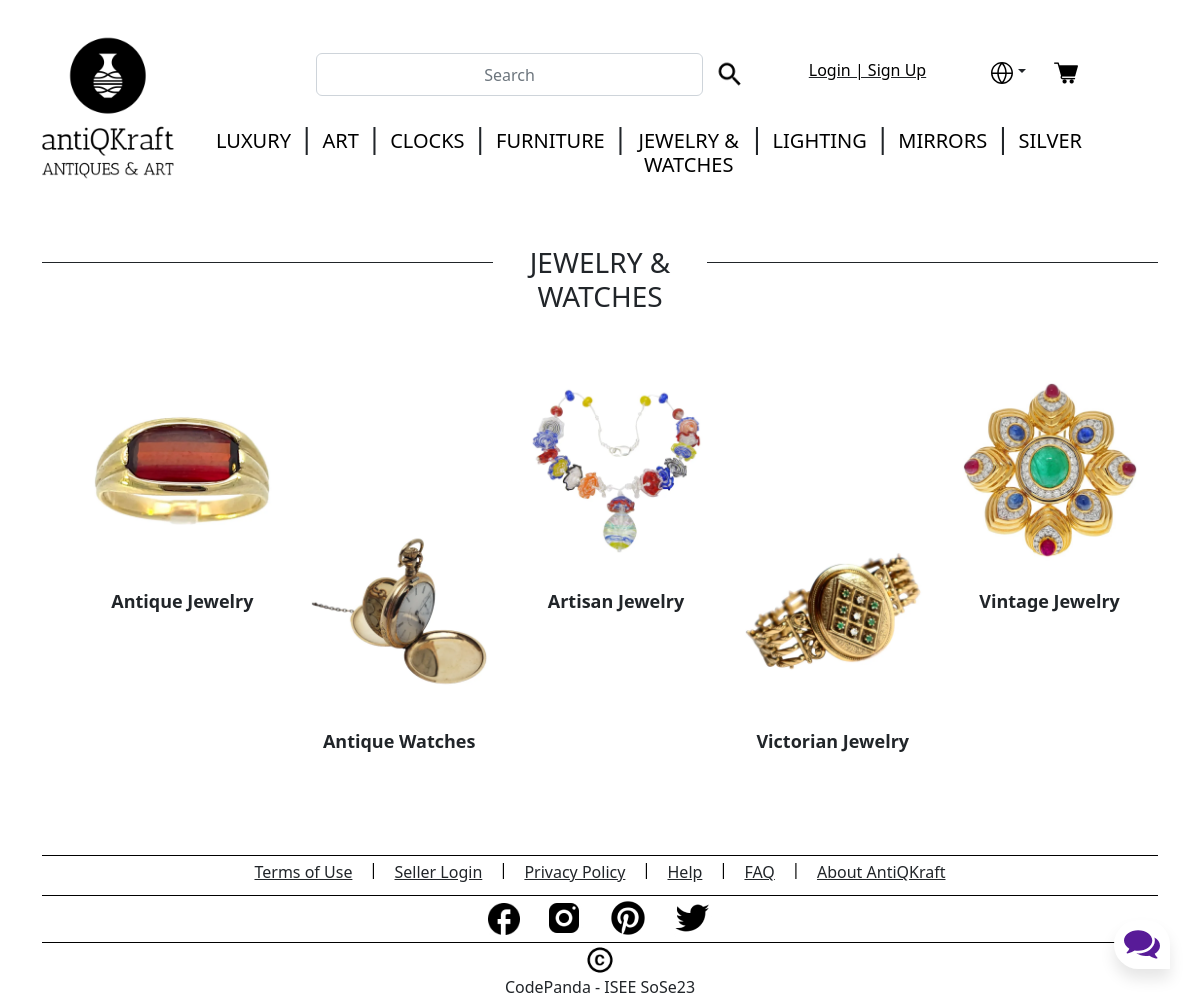
Page /category?categoryid=5 on the committed database.
### tables this page shows
CREATE TABLE "CATEGORY" (
	"category_id"	INTEGER NOT NULL UNIQUE,
	"category_name"	TEXT NOT NULL,
	"category_image_id"	TEXT,
	PRIMARY KEY("category_id" AUTOINCREMENT)
);

CREATE TABLE "SUB_CATEGORY" (
	"sub_serial_number"	INTEGER NOT NULL UNIQUE,
	"category_id"	INTEGER NOT NULL,
	"sub_category_name"	TEXT NOT NULL,
	"sub_category_image_id"	INTEGER NOT NULL,
	"sub_category_id"	INTEGER,
	FOREIGN KEY("category_id") REFERENCES "CATEGORY"("category_id"),
	PRIMARY KEY("sub_serial_number" AUTOINCREMENT)
);

### antikraft-app.py (the view)
@app.route("/category")
def getSpecificCategory():
    if 'login_status' not in session:
        session["login_status"] = 'False'
    qTerm = request.args.get('categoryid')
    row_val = getSpecificCategoryRow(qTerm)
    row_json = row_val.json
    category_id = row_json['category_id']
    db_images = getSpecificCategoryImages(category_id)
    categories = getAllCategories()
    return render_template('category/category_landing_page.html', categories=categories.json, \
                           row_val=row_val.json, image_list=db_images['sub_category_image_id'], \
                            sub_cat_list=db_images['sub_category_name'], sub_cat_id_list=db_images['sub_category_id'])

### antikraft-app.py (called while the page is built)
def getSpecificCategoryRow(qTerm):
    spec_cat = getSpecificCategoryList(qTerm)
    response = app.response_class(
        response=json.dumps(spec_cat),
        status=200,
        mimetype='application/json'
    )
    return response

@app.route('/getAllCategories',  methods=['GET'])
def getAllCategories():
    categories = getAllCategoriesList()
    response = app.response_class(
        response=json.dumps(categories),
        status=200,
        mimetype='application/json'
    )
    return response

### backend/controller.py (called while the page is built)
def getAllCategoriesList():
    data = {}
    data = readOperation("CATEGORY", "category_name")
    return data

def getSpecificCategoryList(category_id):
    data = {}
    data = readOperationCategory("CATEGORY", category_id)
    return data

def getSpecificCategoryImages(category_id):
    data = {}
    data = readOperationCategoryImages("SUB_CATEGORY", category_id)
    return data

### backend/model.py (called while the page is built)
def get_db_connection():
    conn = sqlite3.connect('antiqkraft-database.db', isolation_level=None)
    conn.row_factory = sqlite3.Row
    return conn.cursor()

def readOperationCategory(TABLE_NAME: str, CAT_ID: int):
    conn = get_db_connection()
    query = "SELECT * from " + TABLE_NAME + " where category_id=" + str(CAT_ID)
    data = conn.execute(query)
    category_row = {}
    for row in data:
        category_row['category_id'] = row["category_id"]
        category_row['category_name'] = row["category_name"]
    if category_row is not None:
        return category_row

def readOperationCategoryImages(TABLE_NAME: str, CAT_ID: int):
    conn = get_db_connection()
    query = "SELECT * from " + TABLE_NAME + " where category_id=" + str(CAT_ID)
    data = conn.execute(query)
    keyList = ["category_id", "sub_category_id", "sub_category_name", "sub_category_image_id"]
    sub_category_row = {key: [] for key in keyList}
    for row in data:
        sub_category_row['category_id'].append(row["category_id"])
        sub_category_row['sub_category_id'].append(row["sub_category_id"])
        sub_category_row['sub_category_name'].append(row["sub_category_name"])
        sub_category_row['sub_category_image_id'].append(row["sub_category_image_id"])
    if sub_category_row is not None:
        return sub_category_row

### templates/category/category_landing_page.html (shortened to what this page needs)
{% include 'base.html' %}
{% include 'header/header.html' %}
<div class="container">
    <div class="row">
        <div class="col-5">
            <hr class="hr" style="background-color: #000; opacity: 1;" />
        </div>
        <div class="col-2">
            <h3 style="text-align: center; text-transform: uppercase;">{{row_val['category_name']}}</h3>
        </div>
        <div class="col-5">
            <hr class="hr" style="background-color: #000; opacity: 1;" />
        </div>
    </div>
    <div>
        <ul style="display: flex; justify-content:space-between; margin-bottom: 100px; margin-top: 50px;">
            <a class="nav-link" href="http://127.0.0.1:5000/subcategory?categoryid={{row_val['category_id']}}&subcategoryid={{sub_cat_id_list[0]}}" style="text-align: center; margin-right: auto; margin-left: auto; font-size: large; font-weight: bold;">
                <img src={{image_list[0]}} width="180px" height="180px" style="margin-top: 10px;">
                <br></br>
                {{sub_cat_list[0]}}
            </a>
            <a class="nav-link" href="http://127.0.0.1:5000/subcategory?categoryid={{row_val['category_id']}}&subcategoryid={{sub_cat_id_list[1]}}" style="text-align: center; margin-right: auto; margin-left: auto; font-size: large; font-weight: bold;">
                <img src={{image_list[1]}} width="180px" height="180px" style="margin-top: 150px;">
                <br></br>
                {{sub_cat_list[1]}}
            </a>
            <a class="nav-link" href="http://127.0.0.1:5000/subcategory?categoryid={{row_val['category_id']}}&subcategoryid={{sub_cat_id_list[2]}}" style="text-align: center; margin-right: auto; margin-left: auto; font-size: large; font-weight: bold;">
                <img src={{image_list[2]}} width="180px" height="180px" style="margin-top: 10px;">
                <br></br>
                {{sub_cat_list[2]}}
            </a>
            <a class="nav-link" href="http://127.0.0.1:5000/subcategory?categoryid={{row_val['category_id']}}&subcategoryid={{sub_cat_id_list[3]}}" style="text-align: center; margin-right: auto; margin-left: auto; font-size: large; font-weight: bold;">
                <img src={{image_list[3]}} width="180px" height="180px" style="margin-top: 150px;">
                <br></br>
                {{sub_cat_list[3]}}
            </a>
            <a class="nav-link" href="http://127.0.0.1:5000/subcategory?categoryid={{row_val['category_id']}}&subcategoryid={{sub_cat_id_list[4]}}" style="text-align: center; margin-right: auto; margin-left: auto; font-size: large; font-weight: bold;">
                <img src={{image_list[4]}} width="180px" height="180px" style="margin-top: 10px;">
                <br></br>
                {{sub_cat_list[4]}}
            </a>
        </ul>
    </div>
</div>
{% include 'footer/footer.html' %}

### templates/header/header.html (shortened to what this page needs)
<div class="container-fluid">
    <div class="row">
        <div class="col-12">
            <nav class="navbar navbar-expand-lg navbar-fixed-top">
                <div class="col-2">
                    <a class="navbar-brand" href="http://127.0.0.1:5000/">
                        <img src="static/logo/logo-black.png" width="200" height="200" style="float: right;">
                    </a>
                </div>
                <div class="col-9 " id="navbarCollapse">
                    <ul class="navbar-nav nav-fill nav-pills pb-4">
                        <li class="nav-item"></li>
                        <div class="col-6">
                            <li class="nav-item">
                                <form action="search" method="POST">
                                    <div class="input-group-append rounded d-flex flex-row">
                                        <input type="text" class="form-control rounded" placeholder="Search"
                                            aria-label="Search" aria-describedby="search-addon" id="search"
                                            name="search">
                                        <button class="btn border-0" type="submit"><img class="img-fluid" max-width=20px
                                                height=20px id="search-logo" src="static/header/search.png" /></button>
                                    </div>
                                </form>
                            </li>
                        </div>
                        {% if session.login_status != "True"%}
                        <div class="col-3">
                            <li class="nav-item">
                                <a class="nav-link link-dark" style="text-decoration: underline;"
                                    href="http://127.0.0.1:5000/login">
                                    <h6>Login | Sign Up</h6>
                                </a>
                            </li>
                        </div>
                        {% endif %}
                        <div class="row">
                            <li class="nav-item">
                                    <a class="border-0 btn dropdown-toggle" type="button" id="dropdownMenuLink" data-toggle="dropdown" aria-haspopup="true" aria-expanded="false"><img class="img-fluid" max-width=20px height=20px
                                        id="search-logo" src="static/header/Globe.svg" /></a>
                                <a class="btn border-0" type="button" href="http://127.0.0.1:5000/checkout" ><img class="img-fluid" max-width=100% height=auto
                                        id="search-logo" src="static/header/Cart.png"/><sup style="font-size: large;">{{ session.total_items }}</sup></a>
                            </li>
                        </div>
                    </ul>
                    <ul class="navbar-nav nav-fill">
                        {%for values in categories.items()%}
                        {% if loop.index != 1 %}
                        <li class="nav-item" float=center>
                            <h3>|</h3>
                        </li>
                        {% endif %}
                        <li class="nav-item">
                            <a class="nav-link" href="{{values[0]}}" onclick="RedirectURL();return false;">
                                <h5 class="text-uppercase">{{values[1]}}</h5>
                            </a>
                        </li>
                        {%endfor%}
                    </ul>
                </div>
            </nav>
        </div>
    </div>
</div>

### static/CSS/style.css (style rules this page uses)
h5, h6 { color: black; float: center; text-align: center; }
#search { text-align: center; }
hr { background-color: black; opacity: 1; }
ul { list-style-type: none; }

### rows in the picture
CATEGORY: category_name "LUXURY"
CATEGORY: category_name "ART"
CATEGORY: category_name "CLOCKS"
CATEGORY: category_name "FURNITURE"
CATEGORY: category_name "JEWELRY & WATCHES"
CATEGORY: category_name "LIGHTING"
CATEGORY: category_name "MIRRORS"
CATEGORY: category_name "SILVER"
SUB_CATEGORY: sub_category_image (picture), sub_category_name "Antique Jewelry"
SUB_CATEGORY: sub_category_image (picture), sub_category_name "Antique Watches"
SUB_CATEGORY: sub_category_image (picture), sub_category_name "Artisan Jewelry"
SUB_CATEGORY: sub_category_image (picture), sub_category_name "Victorian Jewelry"
SUB_CATEGORY: sub_category_image (picture), sub_category_name "Vintage Jewelry"
